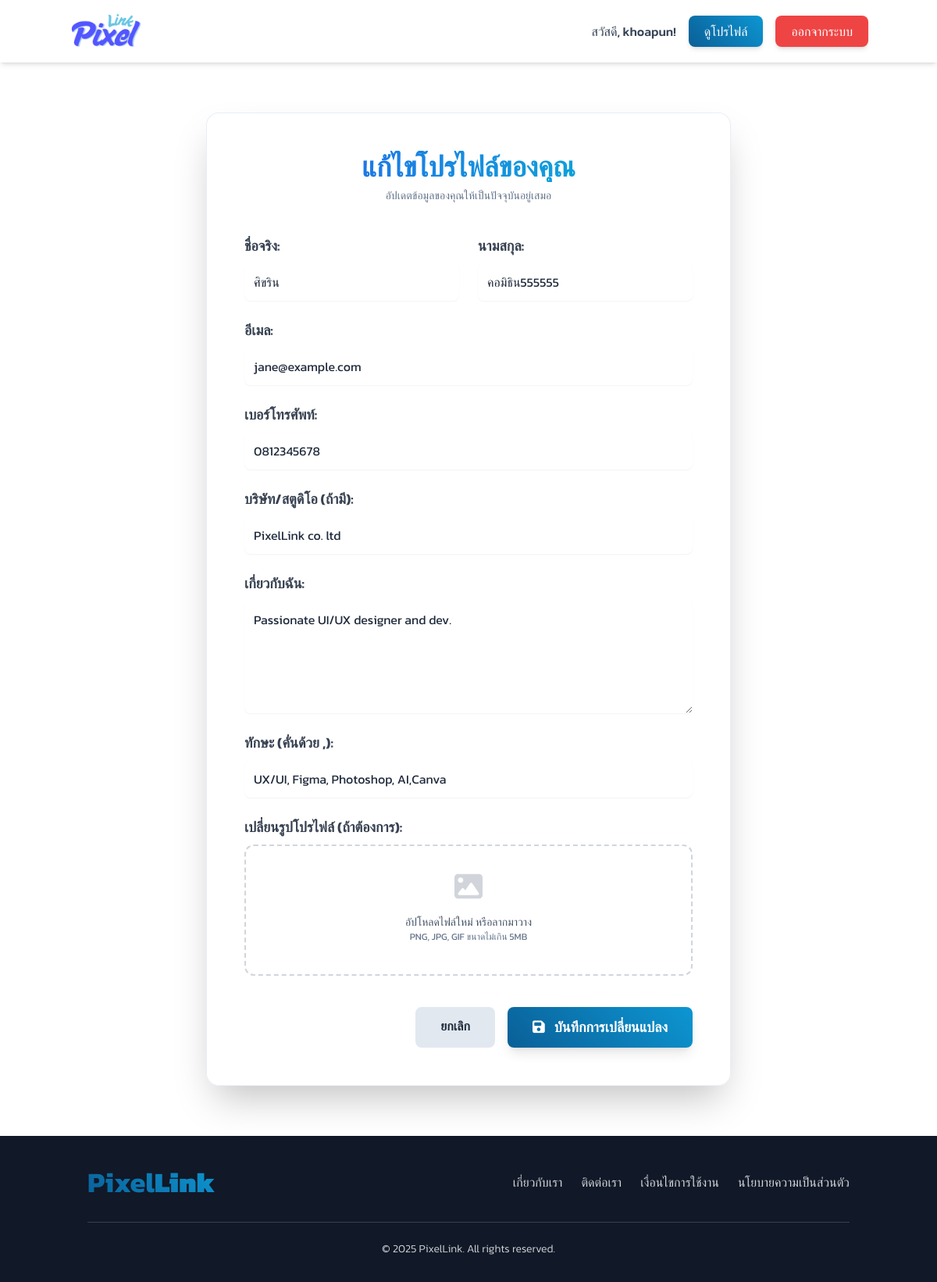
/designer/edit_profile.php (signed in), run on the app's committed database.
### tables this page shows
CREATE TABLE `profiles` (
  `profile_id` int(11) NOT NULL,
  `user_id` int(11) NOT NULL,
  `address` text DEFAULT NULL,
  `company_name` varchar(255) DEFAULT NULL,
  `bio` text DEFAULT NULL,
  `portfolio_url` varchar(255) DEFAULT NULL,
  `skills` text DEFAULT NULL,
  `profile_picture_url` varchar(255) DEFAULT NULL
);

CREATE TABLE `users` (
  `user_id` int(11) NOT NULL,
  `username` varchar(50) NOT NULL,
  `password` varchar(255) NOT NULL,
  `email` varchar(100) NOT NULL,
  `first_name` varchar(100) NOT NULL,
  `last_name` varchar(100) NOT NULL,
  `phone_number` varchar(20) NOT NULL,
  `user_type` enum('admin','designer','client') NOT NULL,
  `registration_date` timestamp NOT NULL DEFAULT current_timestamp(),
  `is_approved` tinyint(1) DEFAULT 0,
  `is_active` tinyint(1) DEFAULT 1,
  `last_login` timestamp NULL DEFAULT NULL
);

### designer/edit_profile.php (the view, shortened to what this page needs)
<?php
$servername = "localhost";
$username = "root";
$password = "";
$dbname = "pixellink";
$condb = new mysqli($servername, $username, $password, $dbname);
$condb->set_charset("utf8mb4");
$user_id = $_SESSION['user_id'];
$sql_fetch = "SELECT u.first_name, u.last_name, u.email, u.phone_number, p.company_name, p.bio, p.skills
              FROM users u
              LEFT JOIN profiles p ON u.user_id = p.user_id
              WHERE u.user_id = ?";
$stmt_fetch = $condb->prepare($sql_fetch);
$stmt_fetch->bind_param("i", $user_id);
$stmt_fetch->execute();
$profile_data = $stmt_fetch->get_result()->fetch_assoc();
$loggedInUserName = '';
if (isset($_SESSION['user_id'])) {
    $loggedInUserName = $_SESSION['username'] ?? $_SESSION['full_name'] ?? '';
}
?>
<!DOCTYPE html>
<html lang="th">
<head>
    <script src="https://cdn.tailwindcss.com"></script>
    <link rel="stylesheet" href="https://cdnjs.cloudflare.com/ajax/libs/font-awesome/6.4.0/css/all.min.css">
</head>
<body class="text-slate-800 antialiased">
    <nav class="bg-white/80 backdrop-blur-sm p-4 shadow-md sticky top-0 z-50">
        <div class="container mx-auto flex justify-between items-center">
            <a href="main.php">
                <img src="../dist/img/logo.png" alt="PixelLink Logo" class="h-12 transition-transform hover:scale-105">
            </a>
            <div class="space-x-4 flex items-center">
                <span class="font-medium text-slate-700">สวัสดี, <?= htmlspecialchars($loggedInUserName) ?>!</span>
                <a href="view_profile.php?user_id=<?= $_SESSION['user_id']; ?>" class="btn-primary text-white px-5 py-2 rounded-lg font-medium shadow-md">ดูโปรไฟล์</a>
                <a href="../logout.php" class="btn-danger text-white px-5 py-2 rounded-lg font-medium shadow-md">ออกจากระบบ</a>
            </div>
        </div>
    </nav>
    <main class="container mx-auto px-4 sm:px-6 lg:px-8 py-12 sm:py-16">
        <div class="mx-auto max-w-2xl">
            <?php if ($profile_data): ?>
                <div class="bg-white/95 backdrop-blur-sm rounded-2xl shadow-2xl border border-slate-200/75">
                    <div class="p-8 sm:p-12">
                        <div class="text-center">
                            <h1 class="text-3xl md:text-4xl font-bold bg-gradient-to-r from-blue-600 to-cyan-500 bg-clip-text text-transparent">แก้ไขโปรไฟล์ของคุณ</h1>
                            <p class="mt-2 text-sm text-slate-500">อัปเดตข้อมูลของคุณให้เป็นปัจจุบันอยู่เสมอ</p>
                        </div>
                        <form action="edit_profile.php" method="POST" enctype="multipart/form-data" class="mt-10 space-y-6">
                            <div class="grid grid-cols-1 md:grid-cols-2 gap-6">
                                <div>
                                    <label for="first_name" class="block text-gray-700 text-lg font-semibold mb-2">ชื่อจริง:</label>
                                    <input type="text" id="first_name" name="first_name" value="<?= htmlspecialchars($profile_data['first_name']) ?>" class="block w-full p-3 rounded-lg border-gray-300 shadow-sm focus:border-blue-500 focus:ring-2 focus:ring-blue-500/50" required>
                                </div>
                                <div>
                                    <label for="last_name" class="block text-gray-700 text-lg font-semibold mb-2">นามสกุล:</label>
                                    <input type="text" id="last_name" name="last_name" value="<?= htmlspecialchars($profile_data['last_name']) ?>" class="block w-full p-3 rounded-lg border-gray-300 shadow-sm focus:border-blue-500 focus:ring-2 focus:ring-blue-500/50" required>
                                </div>
                            </div>
                            <div>
                                <label for="email" class="block text-gray-700 text-lg font-semibold mb-2">อีเมล:</label>
                                <input type="email" id="email" name="email" value="<?= htmlspecialchars($profile_data['email']) ?>" class="block w-full p-3 rounded-lg border-gray-300 shadow-sm focus:border-blue-500 focus:ring-2 focus:ring-blue-500/50" required>
                            </div>
                            <div>
                                <label for="phone_number" class="block text-gray-700 text-lg font-semibold mb-2">เบอร์โทรศัพท์:</label>
                                <input type="text" id="phone_number" name="phone_number" value="<?= htmlspecialchars($profile_data['phone_number']) ?>" class="block w-full p-3 rounded-lg border-gray-300 shadow-sm focus:border-blue-500 focus:ring-2 focus:ring-blue-500/50">
                            </div>
                            <div>
                                <label for="company_name" class="block text-gray-700 text-lg font-semibold mb-2">บริษัท/สตูดิโอ (ถ้ามี):</label>
                                <input type="text" id="company_name" name="company_name" value="<?= htmlspecialchars($profile_data['company_name']) ?>" class="block w-full p-3 rounded-lg border-gray-300 shadow-sm focus:border-blue-500 focus:ring-2 focus:ring-blue-500/50">
                            </div>
                            <div>
                                <label for="bio" class="block text-gray-700 text-lg font-semibold mb-2">เกี่ยวกับฉัน:</label>
                                <textarea id="bio" name="bio" rows="5" class="block w-full p-3 rounded-lg border-gray-300 shadow-sm focus:border-blue-500 focus:ring-2 focus:ring-blue-500/50"><?= htmlspecialchars($profile_data['bio']) ?></textarea>
                            </div>
                            <div>
                                <label for="skills" class="block text-gray-700 text-lg font-semibold mb-2">ทักษะ (คั่นด้วย ,):</label>
                                <input type="text" id="skills" name="skills" value="<?= htmlspecialchars($profile_data['skills']) ?>" placeholder="เช่น Photoshop, Illustrator, UI/UX" class="block w-full p-3 rounded-lg border-gray-300 shadow-sm focus:border-blue-500 focus:ring-2 focus:ring-blue-500/50">
                            </div>
                            <div>
                                 <label for="profile_picture" class="block text-gray-700 text-lg font-semibold mb-2">เปลี่ยนรูปโปรไฟล์ (ถ้าต้องการ):</label>
                                 <div id="imagePreviewContainer" class="mt-2 flex justify-center items-center rounded-xl border-2 border-dashed border-gray-300 px-6 pt-8 pb-10 cursor-pointer hover:border-blue-400">
                                     <div class="text-center" id="placeholderContent">
                                         <i class="fa-solid fa-image text-4xl text-gray-300"></i>
                                         <p class="mt-4 text-sm text-slate-600">อัปโหลดไฟล์ใหม่ หรือลากมาวาง</p>
                                         <p class="text-xs text-slate-500">PNG, JPG, GIF ขนาดไม่เกิน 5MB</p>
                                     </div>
                                 </div>
                            </div>
                            <div class="flex justify-end pt-4 space-x-4">
                                <a href="view_profile.php?user_id=<?= $user_id ?>" class="bg-slate-200 hover:bg-slate-300 text-slate-800 px-8 py-3 rounded-lg font-semibold transition-colors">ยกเลิก</a>
                                <button type="submit" class="btn-primary text-white px-8 py-3 rounded-lg font-semibold text-lg shadow-lg hover:shadow-xl hover:scale-105 transition-all">
                                    <i class="fas fa-save mr-2"></i> บันทึกการเปลี่ยนแปลง
                                </button>
                            </div>
                        </form>
                    </div>
                </div>
            <?php endif; ?>
        </div>
    </main>
<footer class="bg-gray-900 text-gray-300 py-8 mt-auto">
        <div class="container mx-auto px-4 md:px-6 text-center">
            <div class="flex flex-col md:flex-row justify-between items-center mb-6">
                <a href="main.php" class="pixellink-logo-footer mb-4 md:mb-0 transition duration-300 hover:opacity-80">Pixel<b>Link</b></a>
                <div class="flex flex-wrap justify-center space-x-2 md:space-x-6 text-sm md:text-base">
                    <a href="#" class="hover:text-white transition duration-300 mb-2 md:mb-0 font-light">เกี่ยวกับเรา</a>
                    <a href="#" class="hover:text-white transition duration-300 mb-2 md:mb-0 font-light">ติดต่อเรา</a>
                    <a href="#" class="hover:text-white transition duration-300 mb-2 md:mb-0 font-light">เงื่อนไขการใช้งาน</a>
                    <a href="#" class="hover:text-white transition duration-300 mb-2 md:mb-0 font-light">นโยบายความเป็นส่วนตัว</a>
                </div>
            </div>
            <hr class="border-gray-700 my-6">
            <p class="text-xs md:text-sm font-light">&copy; <?php echo date('Y'); ?> PixelLink. All rights reserved.</p>
        </div>
    </footer>
</body>
</html>

### designer/edit_profile.php (style rules this page uses)
body { font-family: 'Kanit', sans-serif; background-image: url('../dist/img/cover.png'); background-size: cover; background-position: center; background-attachment: fixed; }
.btn-primary { background: linear-gradient(45deg, #0a5f97 0%, #0d96d2 100%); color: white; transition: all 0.3s ease; }
.btn-danger { background-color: #ef4444; color: white; transition: all 0.3s ease; }
.pixellink-logo-footer { font-weight: 700; font-size: 2.25rem; background: linear-gradient(45deg, #0a5f97, #0d96d2); -webkit-background-clip: text; -webkit-text-fill-color: transparent; }

### data on the page
profiles: first_name "ศิขริน", last_name "คอมิธิน555555", email "jane@example.com", phone_number "0812345678", company_name "PixelLink co. ltd", bio "Passionate UI/UX designer and dev.", skills "UX/UI, Figma, Photoshop, AI,Canva"

### other printed values
$loggedInUserName "khoapun"
